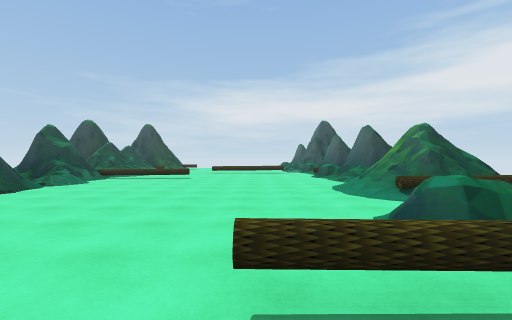
view 1 (above)

18 first-person views from a walk through a Unity game level. The camera is 1.5 m above the floor, looks level and sees 90° across. The floor is counted in squares, 2 m on a side. Each view is taken from the middle of a square. On the plan, view 1 faces up. The plan holds only what a view shows up to about 9 squares ahead; the rest is blank. The place goes on beyond the plan. The player is left out.

view 2
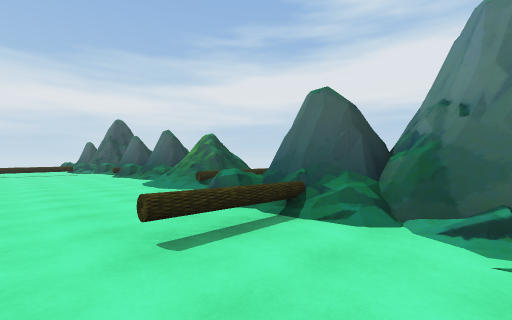

view 3
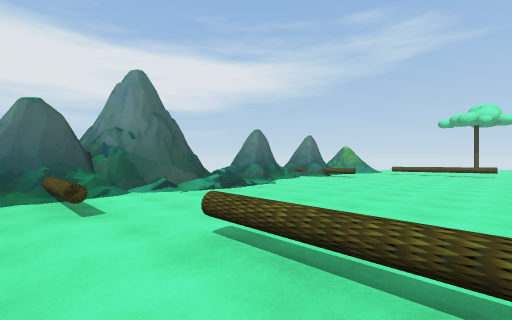

view 4
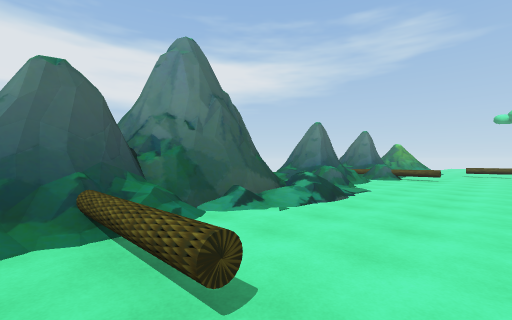

view 5
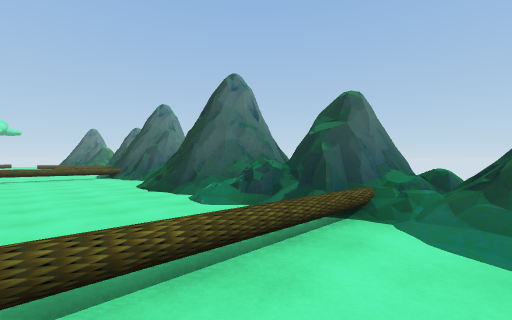

view 6
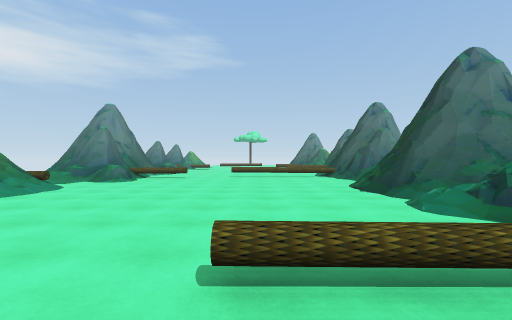

view 7
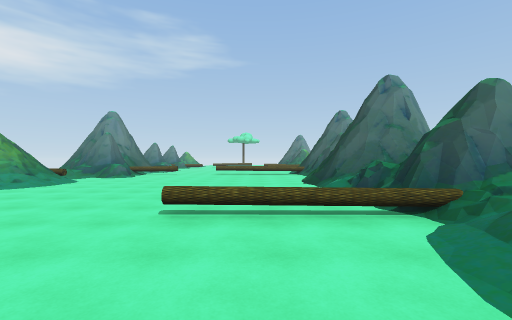

view 8
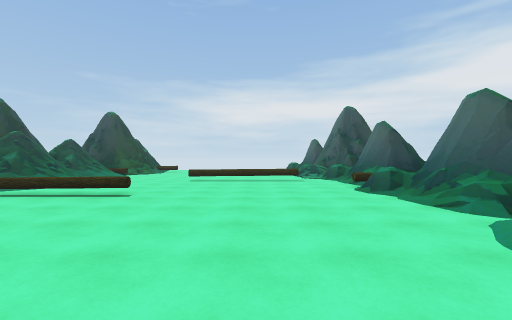

view 9
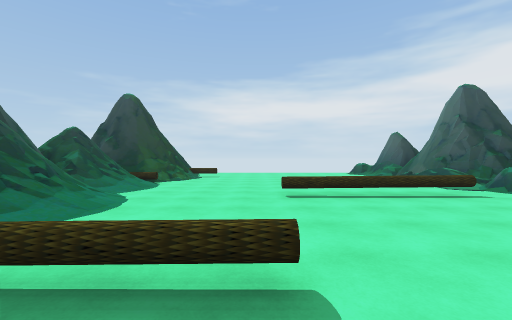

view 10
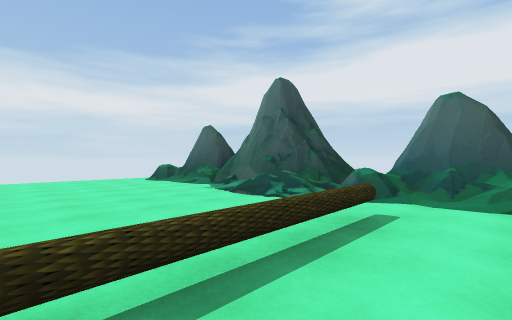

view 11
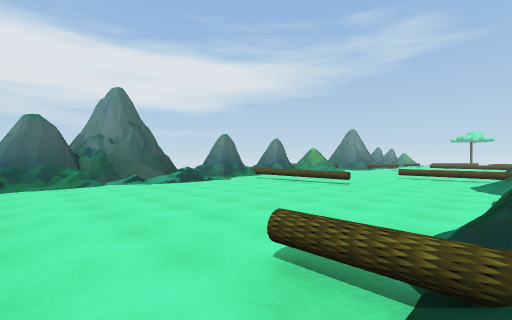

view 12
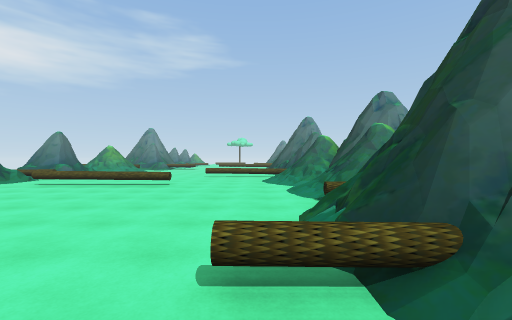

view 13
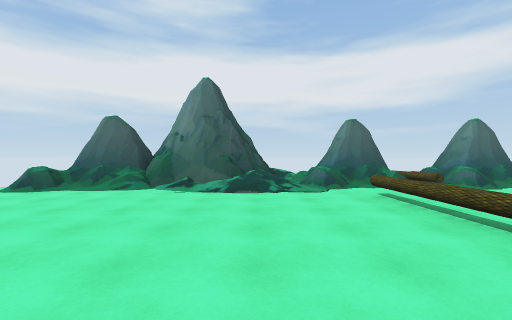

view 14
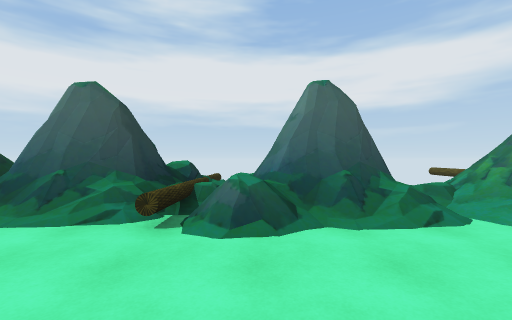

view 15
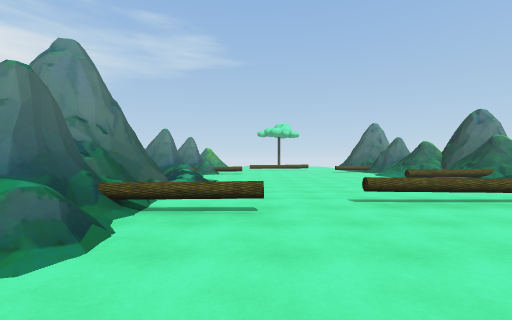

view 16
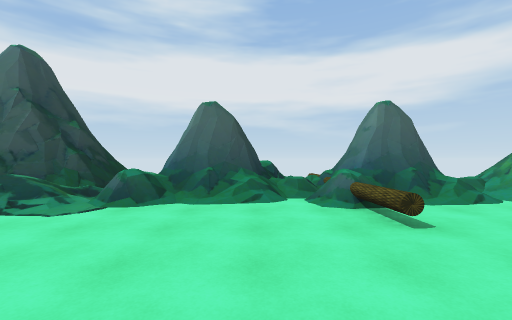

view 17
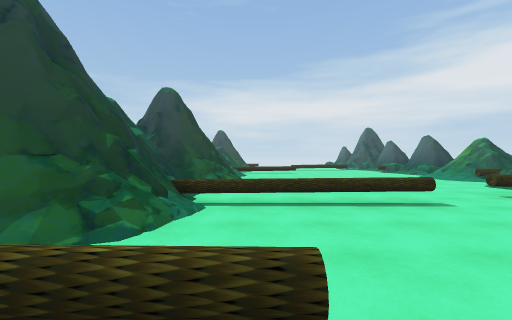

view 18
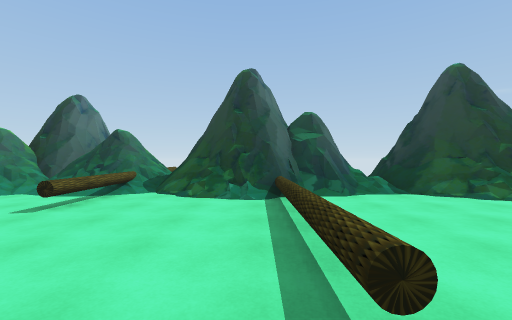

### Floor plan
Key: @ floor where view 1 was taken; # wall or solid block; x gap in a wall; . floor; / step, stairs or slope; = window, fence, low wall or low ledge; ^ raised ledge.
Columns run from 9 left of view 1 to 7 right of it. Each row starts with its distance up from view 1.
 23        ...
 22    /........#
 21    ==.......#
 20   ##........#
 19  ##/........##
 18  #=/......./##
 17   //.......//###
 16  #=/........///x
 15  #=/........=##
 14  #//...^^^^./##
 13  ##/........###
 12  #=/........=====
 11  #=.===.....=###
 10  ##=......../##
  9  ##=......../##
  8   =#........///
  7   #/.......//#=
  6   ##......./=#
  5  ##/........==
  4 ##//......../
  3 ==/........=/
  2 ###......../#
  1  ##......=.=##
  0   #/====.@./##
 -1  ##/......./##
 -2  ##......../###
 -3  #===......//##
 -4  #/........//=
 -5  #/. ....../##
 -6  #   .......##
 -7  #   .......##
 -8      ........#
 -9      .. ..==##
-10           ..##

Where each view was taken, in squares from view 1:
view 1: 0 up, 0 right, facing up
view 2: 1 down, 1 left, facing up-right
view 3: 2 up, 4 left, facing down-right
view 4: 2 up, 1 left, facing down-right
view 5: 12 up, 3 left, facing down-left
view 6: 12 up, 3 left, facing down
view 7: 14 up, 4 left, facing down
view 8: 5 up, 0 right, facing up
view 9: 9 up, 3 left, facing up
view 10: 13 up, 2 left, facing up-right
view 11: 22 up, 6 left, facing down-right
view 12: 22 up, 5 left, facing down
view 13: 17 up, 4 left, facing right
view 14: 11 up, 0 right, facing right
view 15: 5 up, 0 right, facing down
view 16: 7 down, 2 left, facing right
view 17: 4 down, 5 left, facing up
view 18: 0 up, 1 left, facing left
